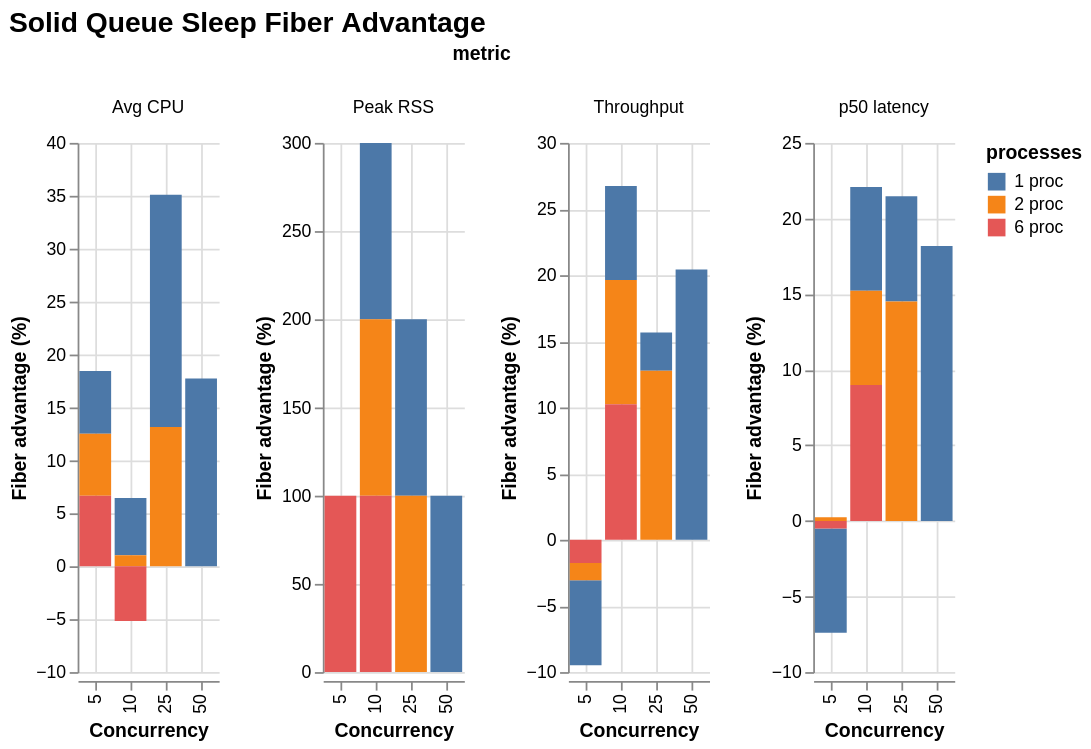

Vega-Lite specification stored for this chart:
### Vega-Lite specification from a JSON file in a GitHub repository (floating-point values rounded to 4 significant figures)
{"$schema": "https://vega.github.io/schema/vega-lite/v6.json", "title": "Solid Queue Sleep Fiber Advantage", "data": {"values": [{"concurrency": 5, "processes": "1 proc", "metric": "Throughput", "value": -6.423}, {"concurrency": 5, "processes": "1 proc", "metric": "Peak RSS", "value": -0.0}, {"concurrency": 5, "processes": "1 proc", "metric": "Avg CPU", "value": 5.928}, {"concurrency": 5, "processes": "1 proc", "metric": "p50 latency", "value": -6.902}, {"concurrency": 10, "processes": "1 proc", "metric": "Throughput", "value": 7.11}, {"concurrency": 10, "processes": "1 proc", "metric": "Peak RSS", "value": 100.0}, {"concurrency": 10, "processes": "1 proc", "metric": "Avg CPU", "value": 5.401}, {"concurrency": 10, "processes": "1 proc", "metric": "p50 latency", "value": 6.853}, {"concurrency": 25, "processes": "1 proc", "metric": "Throughput", "value": 2.9}, {"concurrency": 25, "processes": "1 proc", "metric": "Peak RSS", "value": 100.0}, {"concurrency": 25, "processes": "1 proc", "metric": "Avg CPU", "value": 21.95}, {"concurrency": 25, "processes": "1 proc", "metric": "p50 latency", "value": 6.956}, {"concurrency": 50, "processes": "1 proc", "metric": "Throughput", "value": 20.42}, {"concurrency": 50, "processes": "1 proc", "metric": "Peak RSS", "value": 100.0}, {"concurrency": 50, "processes": "1 proc", "metric": "Avg CPU", "value": 17.74}, {"concurrency": 50, "processes": "1 proc", "metric": "p50 latency", "value": 18.18}, {"concurrency": 5, "processes": "2 proc", "metric": "Throughput", "value": -1.3}, {"concurrency": 5, "processes": "2 proc", "metric": "Peak RSS", "value": -0.0}, {"concurrency": 5, "processes": "2 proc", "metric": "Avg CPU", "value": 5.86}, {"concurrency": 5, "processes": "2 proc", "metric": "p50 latency", "value": 0.2331}, {"concurrency": 10, "processes": "2 proc", "metric": "Throughput", "value": 9.394}, {"concurrency": 10, "processes": "2 proc", "metric": "Peak RSS", "value": 100.0}, {"concurrency": 10, "processes": "2 proc", "metric": "Avg CPU", "value": 1.037}, {"concurrency": 10, "processes": "2 proc", "metric": "p50 latency", "value": 6.244}, {"concurrency": 25, "processes": "2 proc", "metric": "Throughput", "value": 12.77}, {"concurrency": 25, "processes": "2 proc", "metric": "Peak RSS", "value": 100.0}, {"concurrency": 25, "processes": "2 proc", "metric": "Avg CPU", "value": 13.15}, {"concurrency": 25, "processes": "2 proc", "metric": "p50 latency", "value": 14.51}, {"concurrency": 5, "processes": "6 proc", "metric": "Throughput", "value": -1.752}, {"concurrency": 5, "processes": "6 proc", "metric": "Peak RSS", "value": 100.0}, {"concurrency": 5, "processes": "6 proc", "metric": "Avg CPU", "value": 6.669}, {"concurrency": 5, "processes": "6 proc", "metric": "p50 latency", "value": -0.4998}, {"concurrency": 10, "processes": "6 proc", "metric": "Throughput", "value": 10.24}, {"concurrency": 10, "processes": "6 proc", "metric": "Peak RSS", "value": 100.0}, {"concurrency": 10, "processes": "6 proc", "metric": "Avg CPU", "value": -5.176}, {"concurrency": 10, "processes": "6 proc", "metric": "p50 latency", "value": 8.983}]}, "mark": {"type": "bar", "tooltip": true}, "encoding": {"x": {"field": "concurrency", "type": "ordinal", "title": "Concurrency"}, "y": {"field": "value", "type": "quantitative", "title": "Fiber advantage (%)"}, "color": {"field": "processes", "type": "nominal"}, "column": {"field": "metric", "type": "nominal"}, "tooltip": [{"field": "metric", "type": "nominal"}, {"field": "concurrency", "type": "nominal"}, {"field": "processes", "type": "nominal"}, {"field": "value", "type": "quantitative"}]}, "resolve": {"scale": {"y": "independent"}}, "config": {"background": "white", "axis": {"labelFont": "Arial", "titleFont": "Arial", "grid": true}, "legend": {"labelFont": "Arial", "titleFont": "Arial"}, "title": {"font": "Arial", "fontSize": 16, "anchor": "start"}, "view": {"stroke": null}}}
